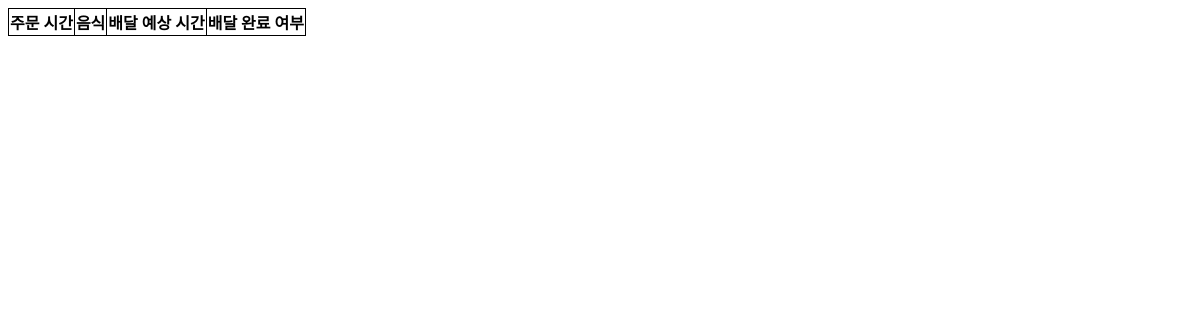
Before: /delivery/orders/ with the older database file.
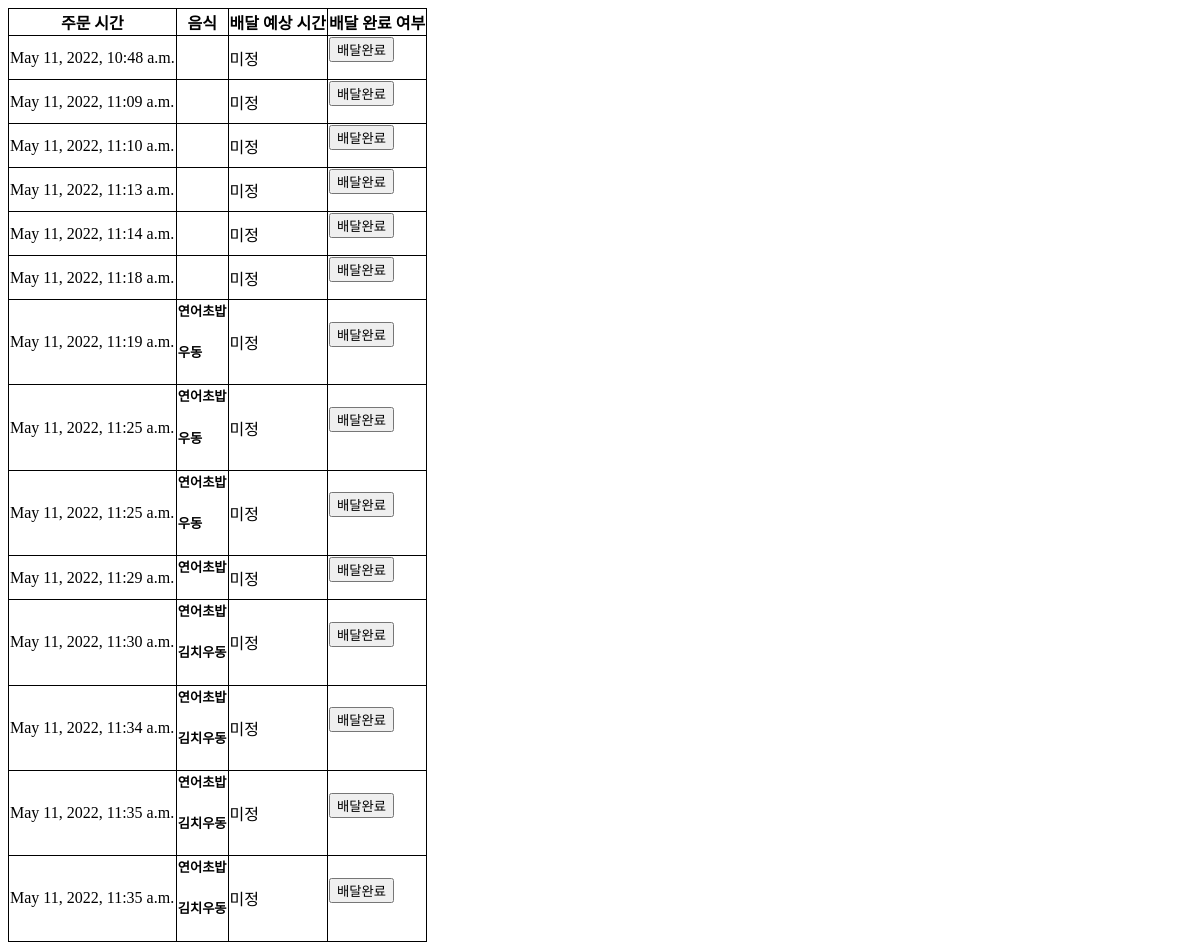
After: the same page with the newer database file.
### order/models.py (models this page shows)
class Order(models.Model):
    shop = models.ForeignKey(Shop, on_delete=models.CASCADE)
    order_date = models.DateTimeField('date ordered')
    estimated_time = models.IntegerField(default = -1)
    delivery_address = models.CharField(max_length=100)
    delivery_finish = models.BooleanField(default = 0)

class OrderMenu(models.Model):
    order = models.ForeignKey(Order, on_delete=models.CASCADE)
    order_menu_name = models.CharField(max_length=30)

### delivery/views.py (the view)
# urls.py: path('orders/', views.orders, name="orders"),
@csrf_exempt
def orders(request):
    if request.method == 'GET':
        orders = Order.objects.all()
        return render(request, 'delivery/orders.html', {'orders': orders})
    elif request.method == 'POST':
        order = Order.objects.get(pk=int(request.POST['order_id']))
        order.delivery_finish = 1
        order.save()
        return render(request,'delivery/delivery_finish_success.html')

### delivery/templates/delivery/orders.html (shortened to what this page needs)
<table style="border: 1px solid black; border-collapse: collapse">
    <tr style="border: 1px solid black;">
        <th style="border: 1px solid black;">주문 시간</th>
        <th style="border: 1px solid black;">음식</th>
        <th style="border: 1px solid black;">배달 예상 시간</th>
        <th style="border: 1px solid black;">배달 완료 여부</th>
    </tr>
    {% for order in orders %}
    <tr style="border: 1px solid black;">
        <td style="border: 1px solid black;">
            {{ order.order_date }}
        </td>
        <td style="border: 1px solid black;">
            {% for ordermenu in order.ordermenu_set.all %}
                <h5> {{ordermenu.order_menu_name}}</h5>
            {% endfor %}
        </td>
        <td style="border: 1px solid black;">
            {% if order.estimated_time == -1 %}
                미정
            {% else %}
                {{order.estimated_time}}분
            {% endif %}
        </td>
        <td style="border: 1px solid black;">
            {% if order.delivery_finish == 0 %}
                <form method="post" action="/delivery/orders/">
                    <input type="submit" value="배달완료"/>
                </form>
            {% else %}
                완료
            {% endif %}
        </td>
    </tr>
    {% endfor %}
</table>

Changed rows visible on the page:
added Order: order_date "May 11, 2022, 10:48 a.m.", estimated_time "미정"
added Order: order_date "May 11, 2022, 11:09 a.m.", estimated_time "미정"
added Order: order_date "May 11, 2022, 11:10 a.m.", estimated_time "미정"
added Order: order_date "May 11, 2022, 11:13 a.m.", estimated_time "미정"
added Order: order_date "May 11, 2022, 11:14 a.m.", estimated_time "미정"
added Order: order_date "May 11, 2022, 11:18 a.m.", estimated_time "미정"
added Order: order_date "May 11, 2022, 11:19 a.m.", estimated_time "미정"
added OrderMenu: order_menu_name "연어초밥", shown under "May 11, 2022, 11:19 a.m."
added OrderMenu: order_menu_name "우동", shown under "May 11, 2022, 11:19 a.m."
added Order: order_date "May 11, 2022, 11:25 a.m.", estimated_time "미정"
added OrderMenu: order_menu_name "연어초밥", shown under "May 11, 2022, 11:25 a.m."
added OrderMenu: order_menu_name "우동", shown under "May 11, 2022, 11:25 a.m."
added Order: order_date "May 11, 2022, 11:25 a.m.", estimated_time "미정"
added OrderMenu: order_menu_name "연어초밥", shown under "May 11, 2022, 11:25 a.m."
added OrderMenu: order_menu_name "우동", shown under "May 11, 2022, 11:25 a.m."
added Order: order_date "May 11, 2022, 11:29 a.m.", estimated_time "미정"
added OrderMenu: order_menu_name "연어초밥", shown under "May 11, 2022, 11:29 a.m."
added Order: order_date "May 11, 2022, 11:30 a.m.", estimated_time "미정"
added OrderMenu: order_menu_name "연어초밥", shown under "May 11, 2022, 11:30 a.m."
added OrderMenu: order_menu_name "김치우동", shown under "May 11, 2022, 11:30 a.m."
added Order: order_date "May 11, 2022, 11:34 a.m.", estimated_time "미정"
added OrderMenu: order_menu_name "연어초밥", shown under "May 11, 2022, 11:34 a.m."
added OrderMenu: order_menu_name "김치우동", shown under "May 11, 2022, 11:34 a.m."
added Order: order_date "May 11, 2022, 11:35 a.m.", estimated_time "미정"
added OrderMenu: order_menu_name "연어초밥", shown under "May 11, 2022, 11:35 a.m."
added OrderMenu: order_menu_name "김치우동", shown under "May 11, 2022, 11:35 a.m."
added Order: order_date "May 11, 2022, 11:35 a.m.", estimated_time "미정"
added OrderMenu: order_menu_name "연어초밥", shown under "May 11, 2022, 11:35 a.m."
added OrderMenu: order_menu_name "김치우동", shown under "May 11, 2022, 11:35 a.m."
